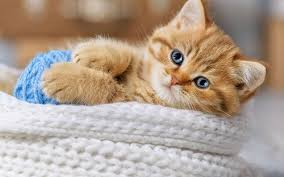
#> input picture chat.jpg, 284 x 177 px, found by its file name
$ jupyter execute canny_filter.ipynb
#> lines starting #> are read from the running program, lines starting #| are printed output that depends on the picture
[cell 1]
from google.colab import drive
drive.mount('/content/drive')

[cell 2]
import cv2 as cv
import matplotlib.pyplot as plt

[cell 3]
### File Path
cat_path = "/content/drive/My Drive/chat.jpg"

[cell 4]
### Load image
file = cv.imread(cat_path, 0)
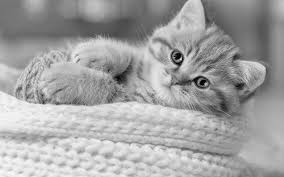
#> file: shape (177, 284); min 0, max 255, mean 163.2

[cell 5]
### Image dimensions h x w
file.shape
#> Out = (177, 284)

[cell 6]
detector = cv.Canny(file, 100, 200)
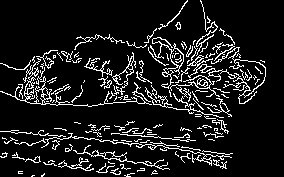
#> detector: shape (177, 284); 11% white in thin lines or dots

[cell 7]
### Show origin image
plt.imshow(file)

[cell 8]
### Show edges
plt.imshow(detector)

[cell 9]
plt.subplot(121), plt.imshow(file, cmap='gray')
plt.title("Image du chat -- origine")
plt.subplot(122),  plt.imshow(detector, cmap='gray')
plt.title("Filtre de Canny")
plt.show()
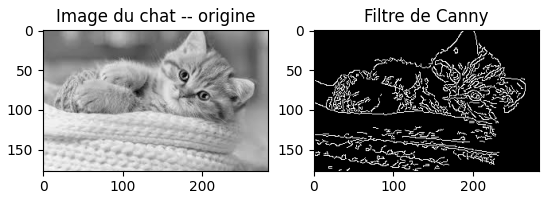
#> figure drawn by matplotlib, 2 panels
